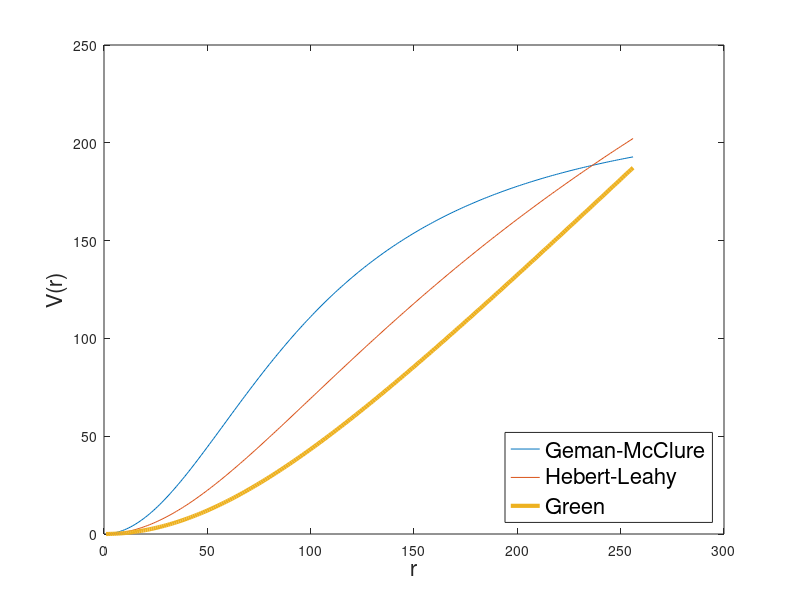
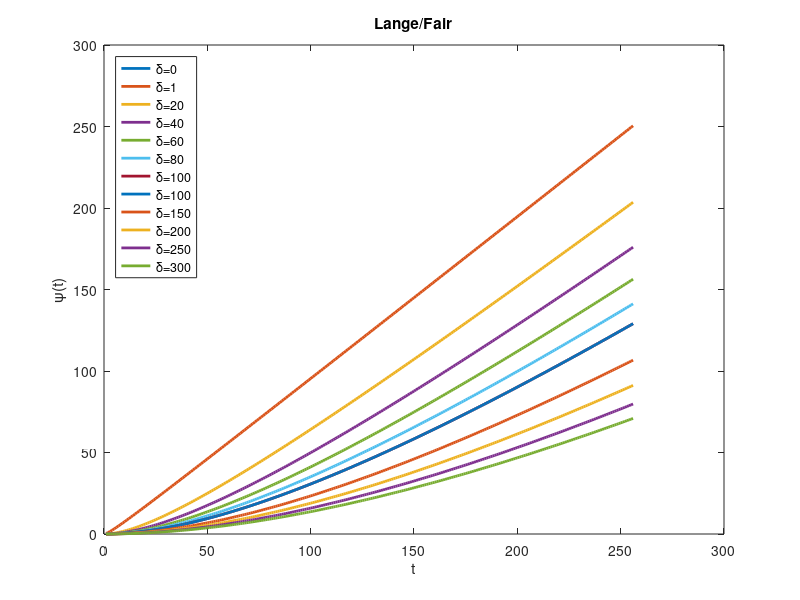
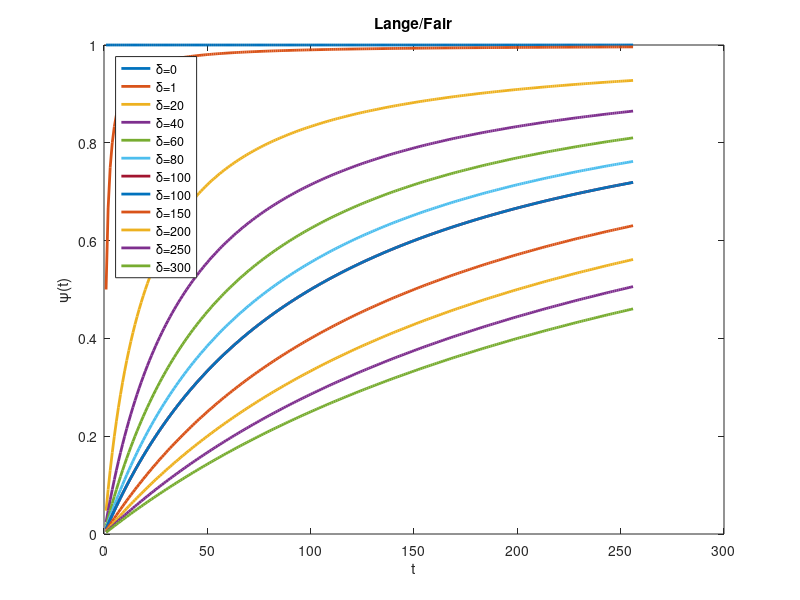
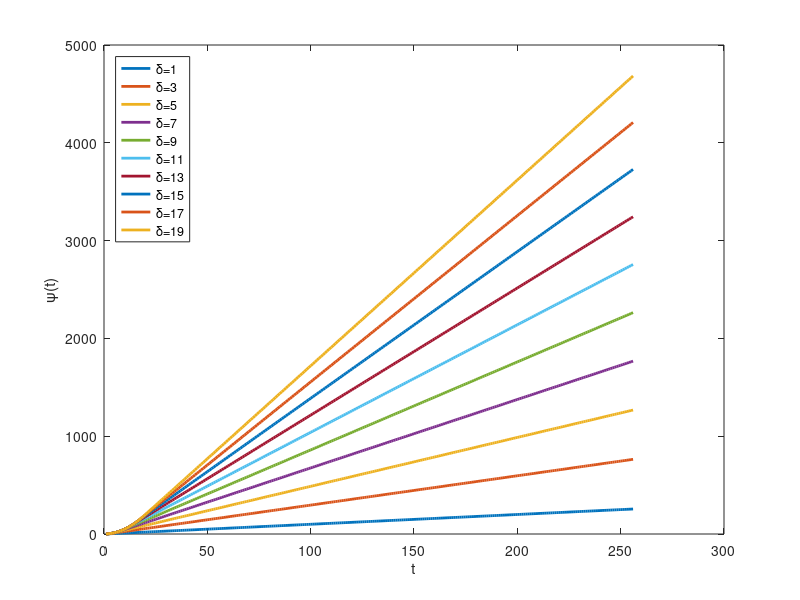

MATLAB code for these plots, in order:
%  *********************************************************************
%  Proyecto AR-PET. Comisión Nacional de Energía Atómica.
%  Autor: Martín Belzunce. UTN-FRBA.
%  Fecha de Creación: 24/02/2013
%  *********************************************************************
%
%  Grafico los priors.
clear all
close all
r = 1 : 256; % Diferencia entre píxeles.
delta_Geman = 100;
delta_Herbert = 100;
delta_Green = 100;
%% Funciones de energía
h = figure;
plot(r,1/45.*r.^2./(1+(r./delta_Geman).^2), r, delta_Herbert.*log(1+(r./delta_Herbert).^2), ...
    r, delta_Green.*log(cosh(r./delta_Green)), 'LineWidth',3);
h2=legend('Geman-McClure', 'Hebert-Leahy', 'Green','Location','SouthEast');
set(h2, 'FontSize',16);
xlabel('r', 'FontSize',16);
ylabel('V(r)', 'FontSize',16);
set(h, 'Position', [100 100 800 600]);


%% LANGE
h = figure;
delta = [0, 1, 20:20:100, 100:50:300];

[DELTA, R] = meshgrid(delta,r);
lange = DELTA.*(R./DELTA-log(1+R./DELTA));
plot(R,lange, 'LineWidth', 2);
for i = 1 : numel(delta)
    labels{i} = sprintf('\\delta=%d', delta(i));
end
legend(labels, 'Location', 'NorthWest');
title('Lange/Fair');
ylabel('\psi(t)');
xlabel('t');

% Derivada
h = figure;
dlange = (1-DELTA./(R+DELTA));
plot(R,dlange, 'LineWidth', 2);
for i = 1 : numel(delta)
    labels{i} = sprintf('\\delta=%d', delta(i));
end
legend(labels, 'Location', 'NorthWest');
title('Lange/Fair');
ylabel('\psi(t)');
xlabel('t');

%%
h = figure;
delta = [1, 20:20:100, 100:50:300];
delta = 1 : 2 :20;
[DELTA, R] = meshgrid(delta,r);
huber = zeros(size(DELTA));
huber(DELTA>=R) = R(DELTA>=R).^2/2;
huber(DELTA<R) = DELTA(DELTA<R).*R(DELTA<R)-DELTA(DELTA<R).^2/2;
plot(R,huber, 'LineWidth', 2);
for i = 1 : numel(delta)
    labels{i} = sprintf('\\delta=%d', delta(i));
end
legend(labels, 'Location', 'NorthWest');
ylabel('\psi(t)');
xlabel('t');

h = figure;
[DELTA, R] = meshgrid(delta,r);
dhuber = zeros(size(DELTA));
dhuber(DELTA>=R) = R(DELTA>=R);
dhuber(DELTA<R) = DELTA(DELTA<R);
plot(R,dhuber, 'LineWidth', 2);
for i = 1 : numel(delta)
    labels{i} = sprintf('\\delta=%d', delta(i));
end
legend(labels, 'Location', 'NorthWest');
ylabel('\psi(t)');
xlabel('t');